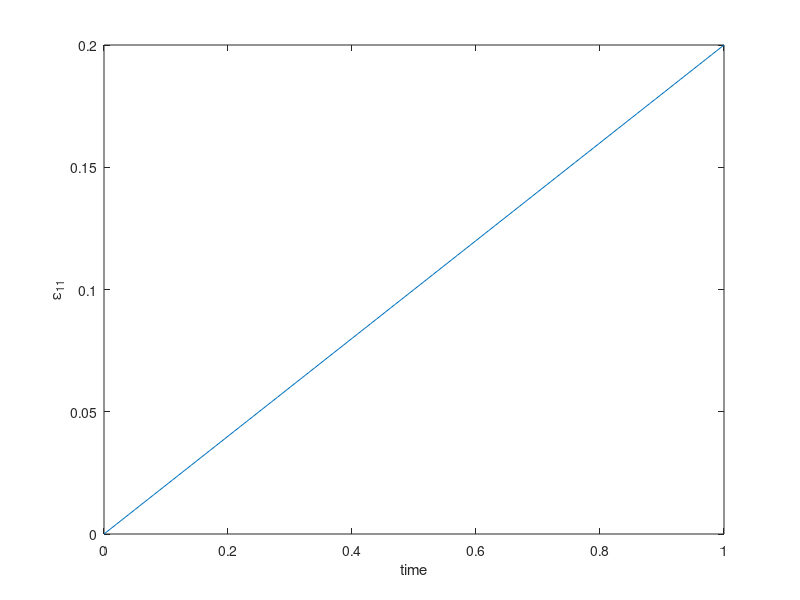
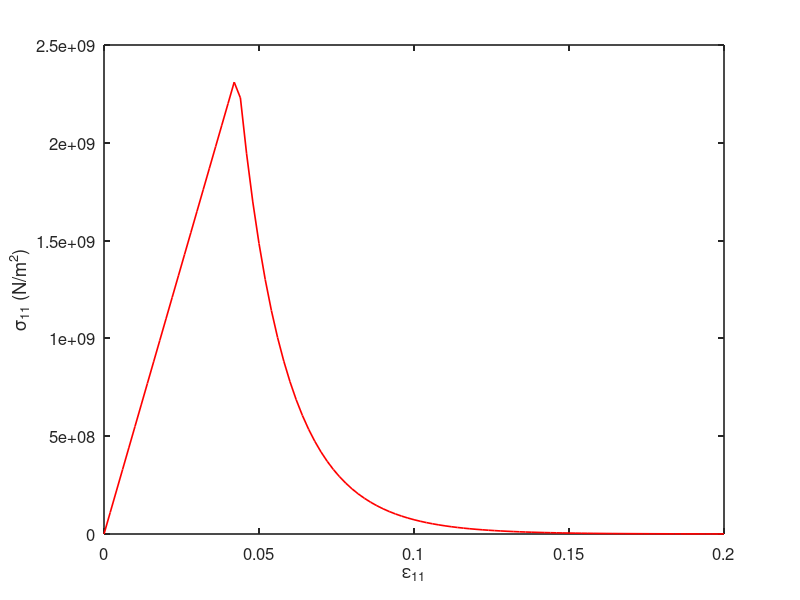
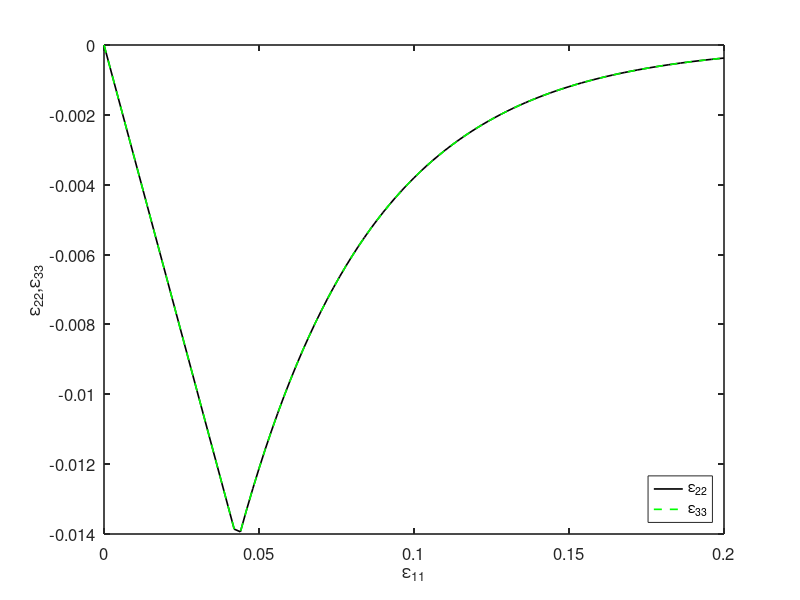

These figures' MATLAB source, in order:
A=load('Stress.txt');
Stress = A(:,2);
Time  = A(:,1);


B = load('e11.txt');
strain_11 = B(:,2);


C = load('e22.txt');
strain_22 = C(:,2);

D = load('e33.txt');
strain_33 = D(:,2);


figure(1)
plot(Time,strain_11) 
xlabel('time')
ylabel('\epsilon_{11}')


figure(2,'position',[50,50,1000,750])
plot(strain_11,Stress,'r-',"linewidth", 1.2) 
set(gca, "linewidth",1.2, "fontsize", 12)
xlabel('\epsilon_{11}')
ylabel('\sigma_{11} (N/m^2)')


figure(3,'position',[50,50,1000,750])
plot(strain_11,strain_22,'k-',"linewidth", 1.2)
hold on
plot(strain_11,strain_33,'g--',"linewidth", 1.2)
set(gca, "linewidth",1.2, "fontsize", 12)
legend('\epsilon_{22}','\epsilon_{33}','Ref.','Location','SouthEast')
xlabel('\epsilon_{11}')
ylabel('\epsilon_{22},\epsilon_{33}')